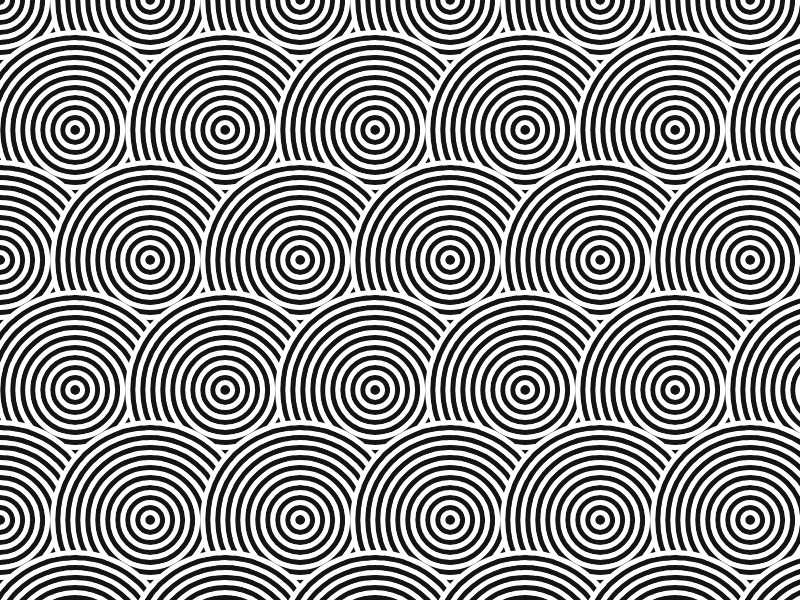
Frame 1 (no input)
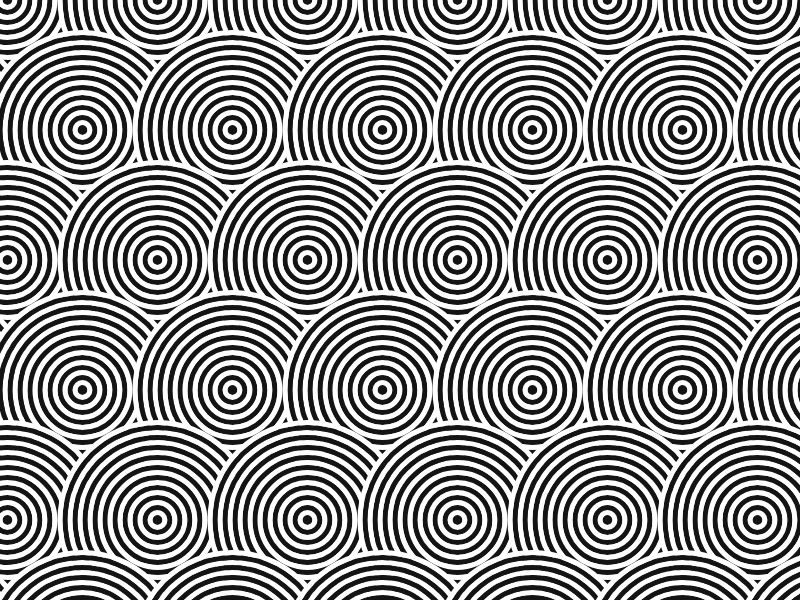
Frame 60 (no input)
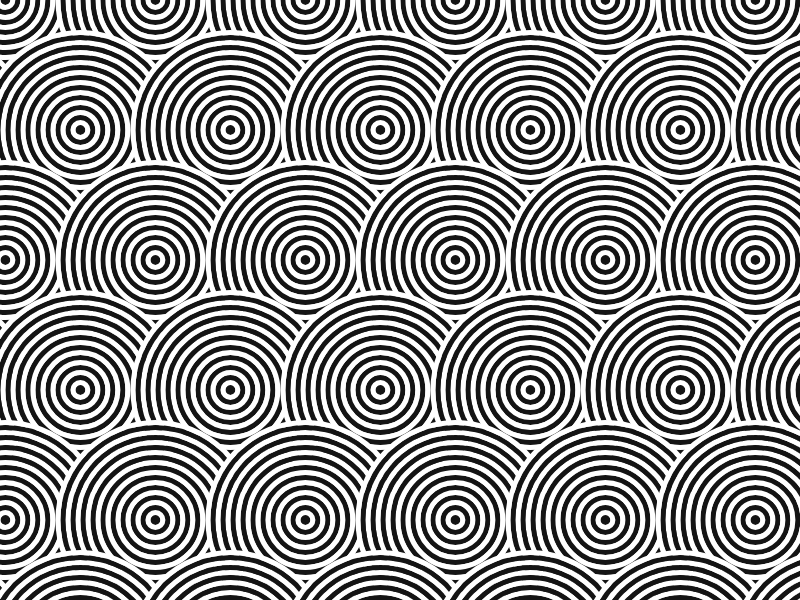
Frame 120 (the mouse pressed at the canvas centre since frame 60)

The p5.js sketch that drew these frames (run headless with seeded random() and noise() and a simulated clock; from frame 60 on, the mouse is pressed at the canvas centre):

// p5.js sketch
// ── sketch.js
// Illusione: anelli concentrici in un reticolo sfalsato
// Fonte: immagine fornita in chat (URL non disponibile)
// Regola: anelli bianchi e neri si ripetono su centri sfalsati; vicino agli altri centri
// le fasce si incontrano e fanno apparire forme angolari.
// Parametri critici:
// passoOrizzontale e passoVerticale: distanza fra i centri
// spessoreFascia: distanza fra gli anelli
// ampiezzaMovimento: spostamento massimo del reticolo
// velocitaMovimento: velocità dello spostamento

const larghezzaTela = 800;
const altezzaTela = 600;
const passoOrizzontale = 150;
const passoVerticale = 130;
const spessoreFascia = 5;
const ampiezzaMovimento = 8;
const velocitaMovimento = 0.02;
const raggioMassimo = 100;

function setup() {
  createCanvas(larghezzaTela, altezzaTela);
}

function draw() {
  background(255);

  const spostamento = sin(frameCount * velocitaMovimento) * ampiezzaMovimento;
  noFill();

  for (let y = -passoVerticale; y <= height + passoVerticale; y += passoVerticale) {
    const sfalsamento = (round(y / passoVerticale) % 2) * passoOrizzontale / 2;

    for (let x = -passoOrizzontale; x <= width + passoOrizzontale; x += passoOrizzontale) {
      const centroX = x + sfalsamento + spostamento;
      let numeroAnello = 0;

      for (let raggio = spessoreFascia / 2; raggio <= raggioMassimo; raggio += spessoreFascia) {
        const anelloNero = numeroAnello % 2 === 0;
        stroke(anelloNero ? 20 : 255);
        strokeWeight(spessoreFascia);
        circle(centroX, y, raggio * 2);
        numeroAnello++;
      }
    }
  }
}
